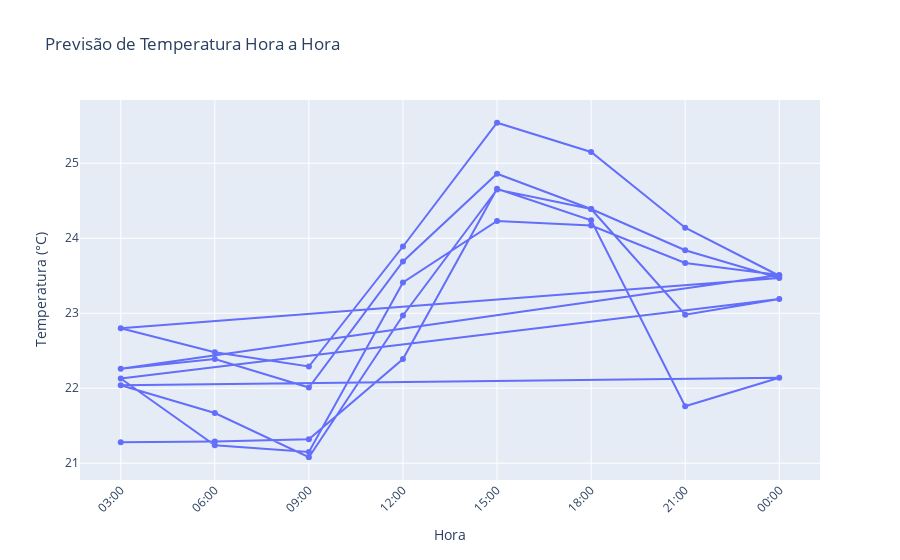
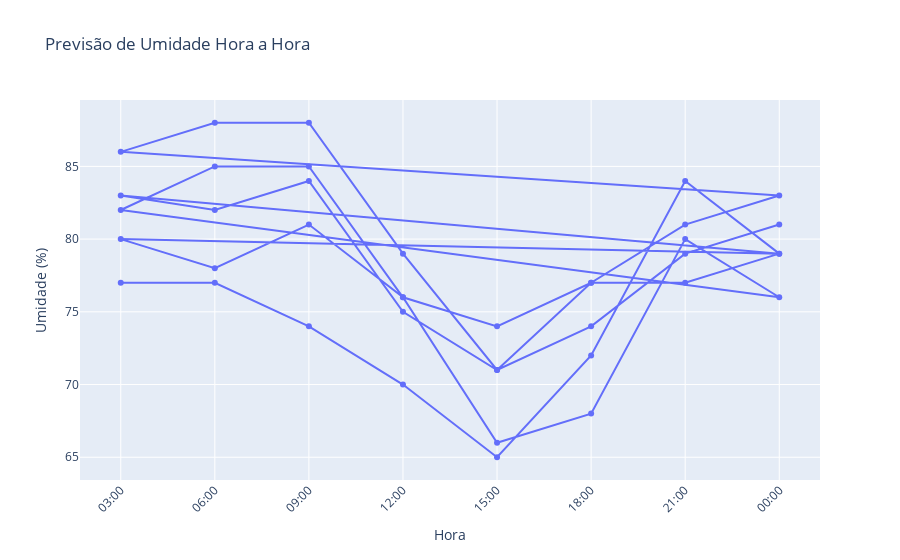

The notebook cell saved with these charts, in order:
### Markdown cell above
Tempo de segunda-feira até domingo

### Code cell
import requests
import pandas as pd
import plotly.express as px
from datetime import datetime

# Sua chave de API do OpenWeatherMap
api_key = ""
city = "Cabo Frio,br"  # Altere para sua cidade
url = f"http://api.openweathermap.org/data/2.5/forecast?q={city}&appid={api_key}&units=metric&lang=pt_br"

# Faz a requisição à API
response = requests.get(url)

# Verificando se a requisição foi bem-sucedida
if response.status_code == 200:
    data = response.json()

    # Listas para armazenar as informações processadas
    horas = []
    temperaturas = []
    umidades = []
    descricoes = []

    # Processando as previsões (previsão de 1 hora em 1 hora)
    for forecast in data['list']:
        hora = datetime.utcfromtimestamp(forecast['dt']).strftime('%H:%M')
        temperatura = forecast['main']['temp']
        umidade = forecast['main']['humidity']
        descricao = forecast['weather'][0]['description']
        
        horas.append(hora)
        temperaturas.append(temperatura)
        umidades.append(umidade)
        descricoes.append(descricao)

    # Criando o DataFrame com os dados
    df = pd.DataFrame({
        'Hora': horas,
        'Temperatura (°C)': temperaturas,
        'Umidade (%)': umidades,
        'Condição': descricoes
    })

    # Exibindo os dados
    print(df)

    # Gerando gráfico interativo da Temperatura ao longo do dia
    fig = px.line(df, x='Hora', y='Temperatura (°C)', title='Previsão de Temperatura Hora a Hora', markers=True)
    fig.update_layout(xaxis_title="Hora", yaxis_title="Temperatura (°C)", xaxis_tickangle=-45)
    fig.show()

    # Gerando gráfico interativo da Umidade ao longo do dia
    fig2 = px.line(df, x='Hora', y='Umidade (%)', title='Previsão de Umidade Hora a Hora', markers=True)
    fig2.update_layout(xaxis_title="Hora", yaxis_title="Umidade (%)", xaxis_tickangle=-45)
    fig2.show()

else:
    print(f"Erro ao acessar os dados. Código de status: {response.status_code}")

### Figure 1 — Plotly figure (JSON) as saved in the notebook; plotly's stock layout.template omitted (floating-point values rounded to 4 significant figures)
{"data": [{"hovertemplate": "Hora=%{x}<br>Temperatura (°C)=%{y}<extra></extra>", "legendgroup": "", "line": {"color": "#636efa", "dash": "solid"}, "marker": {"symbol": "circle"}, "mode": "lines+markers", "name": "", "orientation": "v", "showlegend": false, "type": "scatter", "x": ["03:00", "06:00", "09:00", "12:00", "15:00", "18:00", "21:00", "00:00", "03:00", "06:00", "09:00", "12:00", "15:00", "18:00", "21:00", "00:00", "03:00", "06:00", "09:00", "12:00", "15:00", "18:00", "21:00", "00:00", "03:00", "06:00", "09:00", "12:00", "15:00", "18:00", "21:00", "00:00", "03:00", "06:00", "09:00", "12:00", "15:00", "18:00", "21:00", "00:00"], "xaxis": "x", "y": [21.28, 21.29, 21.32, 22.39, 24.66, 24.24, 21.76, 22.14, 22.04, 21.67, 21.08, 22.97, 24.65, 24.39, 22.98, 23.19, 22.13, 21.24, 21.15, 23.41, 24.23, 24.17, 23.67, 23.51, 22.26, 22.39, 22.01, 23.69, 24.86, 24.39, 23.84, 23.47, 22.8, 22.48, 22.29, 23.89, 25.54, 25.15, 24.14, 23.5], "yaxis": "y"}], "layout": {"legend": {"tracegroupgap": 0}, "title": {"text": "Previsão de Temperatura Hora a Hora"}, "xaxis": {"anchor": "y", "domain": [0, 1], "tickangle": -45, "title": {"text": "Hora"}}, "yaxis": {"anchor": "x", "domain": [0, 1], "title": {"text": "Temperatura (°C)"}}}}

### Figure 2 — Plotly figure (JSON) as saved in the notebook; plotly's stock layout.template omitted (floating-point values rounded to 4 significant figures)
{"data": [{"hovertemplate": "Hora=%{x}<br>Umidade (%)=%{y}<extra></extra>", "legendgroup": "", "line": {"color": "#636efa", "dash": "solid"}, "marker": {"symbol": "circle"}, "mode": "lines+markers", "name": "", "orientation": "v", "showlegend": false, "type": "scatter", "x": ["03:00", "06:00", "09:00", "12:00", "15:00", "18:00", "21:00", "00:00", "03:00", "06:00", "09:00", "12:00", "15:00", "18:00", "21:00", "00:00", "03:00", "06:00", "09:00", "12:00", "15:00", "18:00", "21:00", "00:00", "03:00", "06:00", "09:00", "12:00", "15:00", "18:00", "21:00", "00:00", "03:00", "06:00", "09:00", "12:00", "15:00", "18:00", "21:00", "00:00"], "xaxis": "x", "y": [77, 77, 74, 70, 65, 72, 84, 79, 80, 78, 81, 76, 66, 68, 80, 76, 82, 85, 85, 76, 74, 77, 77, 79, 83, 82, 84, 75, 71, 77, 81, 83, 86, 88, 88, 79, 71, 74, 79, 81], "yaxis": "y"}], "layout": {"legend": {"tracegroupgap": 0}, "title": {"text": "Previsão de Umidade Hora a Hora"}, "xaxis": {"anchor": "y", "domain": [0, 1], "tickangle": -45, "title": {"text": "Hora"}}, "yaxis": {"anchor": "x", "domain": [0, 1], "title": {"text": "Umidade (%)"}}}}
